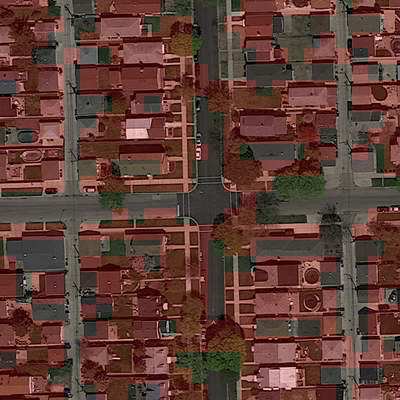
#> input picture src/predictions_training/overlay_1.png, 400 x 400 px
$ python -i image_processing.py   (imports and definitions only)
#> lines starting #> are read from the running program, lines starting #| are printed output that depends on the picture
#> further down, picture is the input picture: shape (400, 400, 3); mean B, G, R 54.3, 62.7, 94.4
''' Tools for processing images '''

import numpy as np
import cv2

def img_crop(im, w, h):
    list_patches = []
    imgwidth = im.shape[0]
    imgheight = im.shape[1]
    is_2d = len(im.shape) < 3
    for i in range(0,imgheight,h):
        for j in range(0,imgwidth,w):
            if is_2d:
                im_patch = im[j:j+w, i:i+h]
            else:
                im_patch = im[j:j+w, i:i+h, :]
            list_patches.append(im_patch)
    return list_patches


def img_float_to_uint8(img, PIXEL_DEPTH):
    rimg = img - np.min(img)
    rimg = (rimg / np.max(rimg) * PIXEL_DEPTH).round().astype(np.uint8)
    return rimg


def post_process(img):
    kernel1 = cv2.getStructuringElement(cv2.MORPH_RECT,(33,1))
    kernel2 = cv2.getStructuringElement(cv2.MORPH_RECT,(1,33))
    kernel3 = cv2.getStructuringElement(cv2.MORPH_RECT,(17,1))
    kernel4 = cv2.getStructuringElement(cv2.MORPH_RECT,(1,17))

    img1 = cv2.morphologyEx(img, cv2.MORPH_OPEN, kernel1)
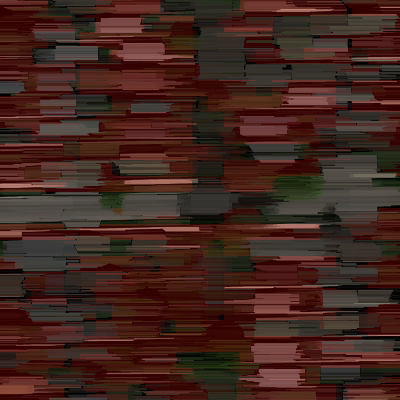
#> img1: shape (400, 400, 3); mean B, G, R 31, 38, 66.3
    img2 = cv2.morphologyEx(img, cv2.MORPH_OPEN, kernel2)
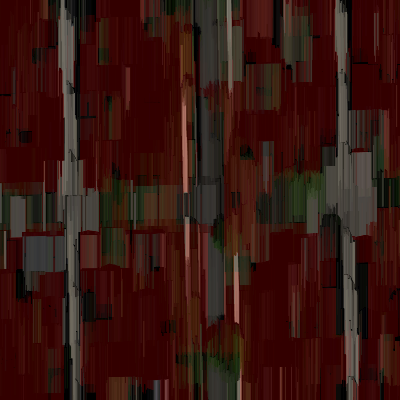
#> img2: shape (400, 400, 3); mean B, G, R 17.4, 22.5, 55

    img_open = cv2.bitwise_or(img1, img2)
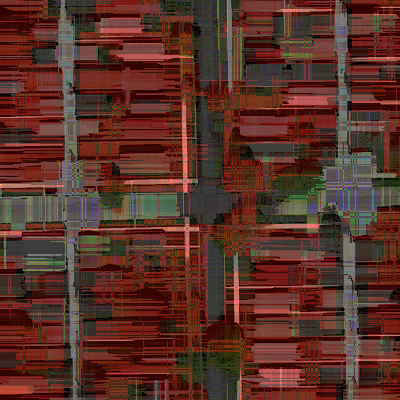
#> img_open: shape (400, 400, 3); mean B, G, R 40.8, 49.4, 89.8

    img3 = cv2.morphologyEx(img_open, cv2.MORPH_CLOSE, kernel3)
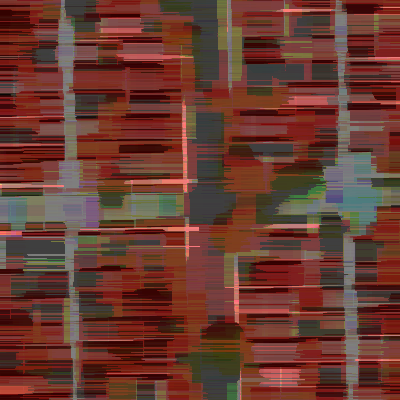
#> img3: shape (400, 400, 3); mean B, G, R 48.6, 58.9, 104.6
    img4 = cv2.morphologyEx(img_open, cv2.MORPH_CLOSE, kernel4)
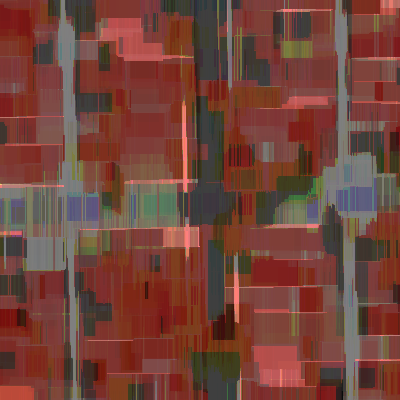
#> img4: shape (400, 400, 3); mean B, G, R 58, 68, 115

    img_close = cv2.bitwise_or(img3, img4)
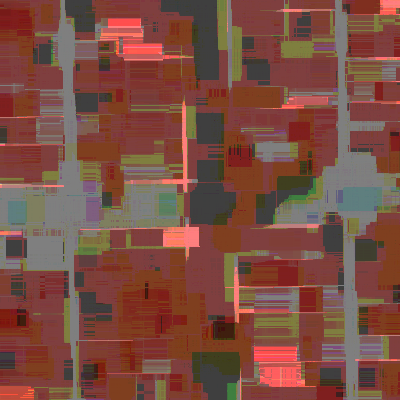
#> img_close: shape (400, 400, 3); mean B, G, R 65.8, 77.3, 123.4

    return img_close

>>> import cv2
>>> picture = cv2.imread('predictions_training/overlay_1.png')
>>> result = post_process(picture)

$ run again, on src/predictions_training/overlay_10.png
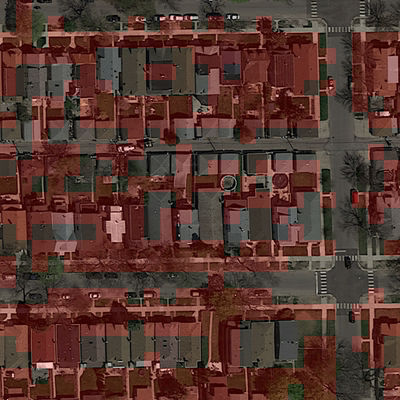
#> input picture src/predictions_training/overlay_10.png, 400 x 400 px
#> picture is the input picture: shape (400, 400, 3); mean B, G, R 48.3, 55.7, 85
#> in post_process, `img_open = cv2.bitwise_or(img1, img2)`:
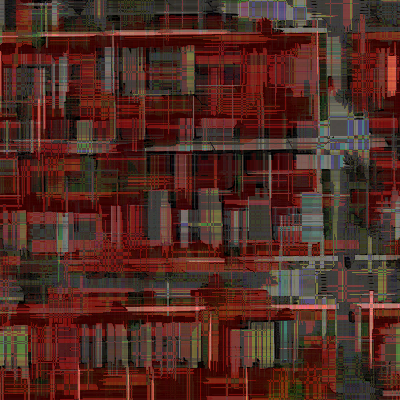
#> img_open: shape (400, 400, 3); mean B, G, R 35.5, 43.4, 79.8
#> in post_process, `img_close = cv2.bitwise_or(img3, img4)`:
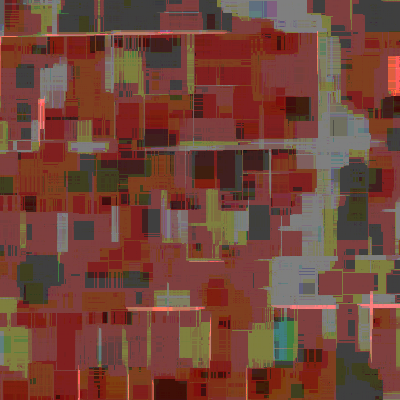
#> img_close: shape (400, 400, 3); mean B, G, R 56.5, 68.6, 114.4

$ run again, on src/predictions_training/overlay_11.png
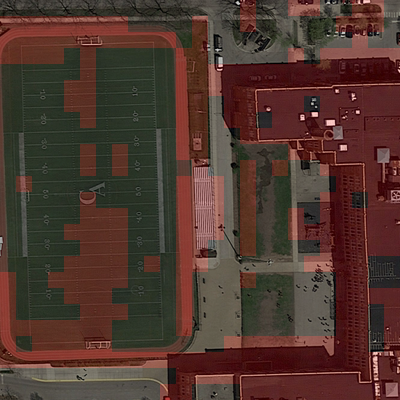
#> input picture src/predictions_training/overlay_11.png, 400 x 400 px
#> picture is the input picture: shape (400, 400, 3); mean B, G, R 46.6, 54.7, 79.5
#> in post_process, `img_open = cv2.bitwise_or(img1, img2)`:
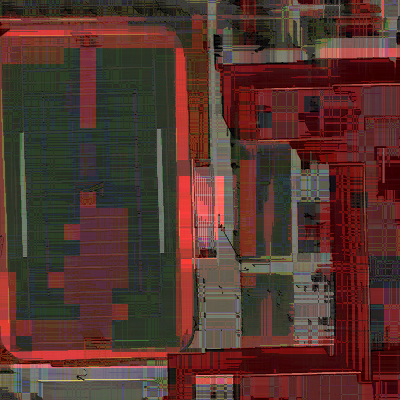
#> img_open: shape (400, 400, 3); mean B, G, R 46.5, 53.2, 84.4
#> in post_process, `img_close = cv2.bitwise_or(img3, img4)`:
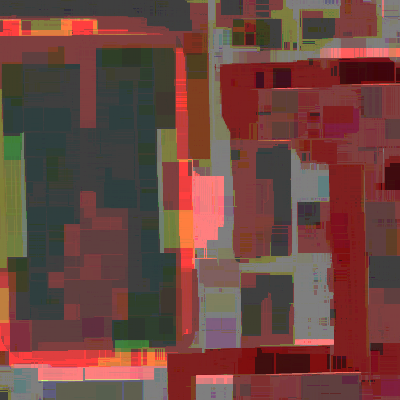
#> img_close: shape (400, 400, 3); mean B, G, R 63.9, 70.1, 109.8

$ run again, on src/predictions_training/overlay_12.png
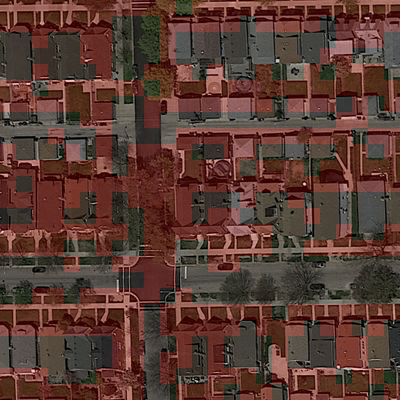
#> input picture src/predictions_training/overlay_12.png, 400 x 400 px
#> picture is the input picture: shape (400, 400, 3); mean B, G, R 51.8, 60, 90.1
#> in post_process, `img_open = cv2.bitwise_or(img1, img2)`:
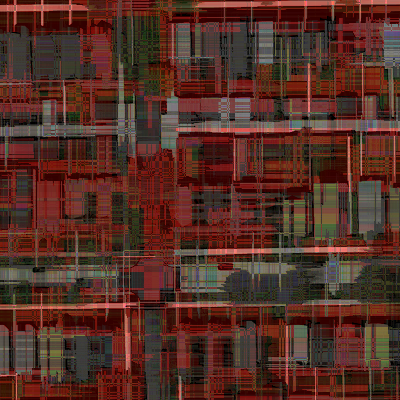
#> img_open: shape (400, 400, 3); mean B, G, R 37.5, 46.8, 83.3
#> in post_process, `img_close = cv2.bitwise_or(img3, img4)`:
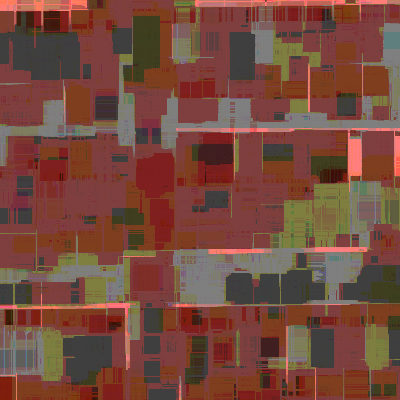
#> img_close: shape (400, 400, 3); mean B, G, R 61, 73.6, 117.8
